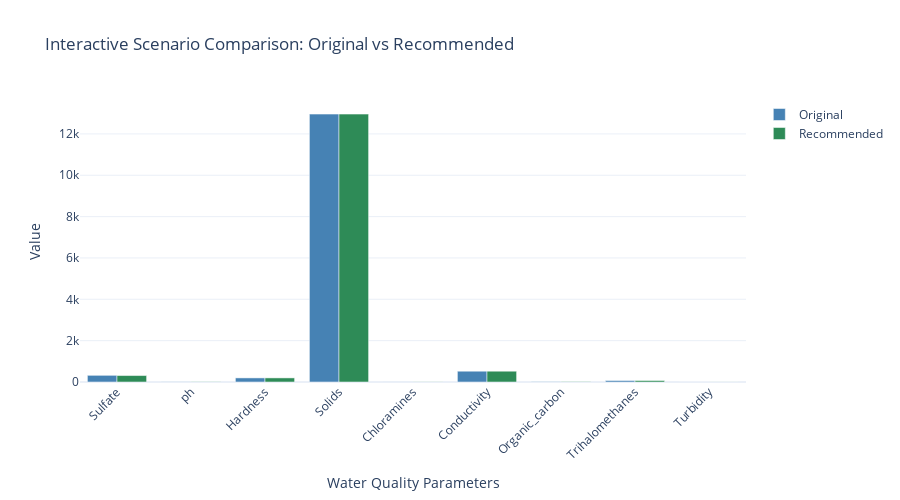

This figure's notebook cell:
### Code cell
import plotly.graph_objects as go
import pandas as pd

def interactive_scenario_comparison(original_sample, recommended_sample, features=None):
    if features is None:
        features = original_sample.index.tolist()

    df = pd.DataFrame({
        'Feature': features,
        'Original': original_sample[features].values,
        'Recommended': recommended_sample[features].values
    })
    
    # Sort by absolute difference
    df['Diff'] = abs(df['Recommended'] - df['Original'])
    df = df.sort_values(by='Diff', ascending=False).reset_index(drop=True)
    
    fig = go.Figure(data=[
        go.Bar(name='Original', x=df['Feature'], y=df['Original'], marker_color='steelblue'),
        go.Bar(name='Recommended', x=df['Feature'], y=df['Recommended'], marker_color='seagreen')
    ])

    fig.update_layout(
        title='Interactive Scenario Comparison: Original vs Recommended',
        xaxis_title='Water Quality Parameters',
        yaxis_title='Value',
        barmode='group',
        xaxis_tickangle=-45,
        template='plotly_white',
        height=500
    )
    fig.show()

# Usage
interactive_scenario_comparison(original_sample, recommended_sample)

### Figure 1 — Plotly figure (JSON) as saved in the notebook; plotly's stock layout.template omitted (floating-point values rounded to 4 significant figures)
{"data": [{"marker": {"color": "steelblue"}, "name": "Original", "type": "bar", "x": ["Sulfate", "ph", "Hardness", "Solids", "Chloramines", "Conductivity", "Organic_carbon", "Trihalomethanes", "Turbidity"], "y": [322.6, 10.63, 198.4, 12960.0, 7.135, 522.0, 16.72, 71.78, 3.722]}, {"marker": {"color": "seagreen"}, "name": "Recommended", "type": "bar", "x": ["Sulfate", "ph", "Hardness", "Solids", "Chloramines", "Conductivity", "Organic_carbon", "Trihalomethanes", "Turbidity"], "y": [312.6, 11.13, 198.4, 12960.0, 7.135, 522.0, 16.72, 71.78, 3.722]}], "layout": {"barmode": "group", "height": 500, "title": {"text": "Interactive Scenario Comparison: Original vs Recommended"}, "xaxis": {"tickangle": -45, "title": {"text": "Water Quality Parameters"}}, "yaxis": {"title": {"text": "Value"}}}}
